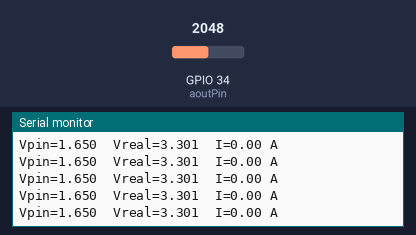
This sketch was run on a simulated ESP32. Parts: the last lines printed to the serial monitor. The inputs (shaded band) are chosen by the test bench; at power-on: GPIO 34 (aoutPin) = 2048 (analog values on the 0–4095 scale).

Above: at 2.7 s.
2.8 s: GPIO 34 (aoutPin) set to 2866
At 2.99 s:
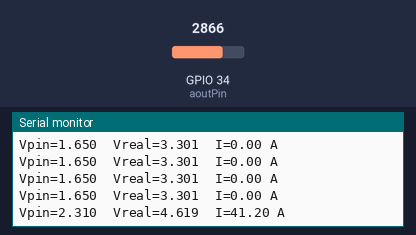
4.3 s: GPIO 34 (aoutPin) set to 3603
At 4.49 s:
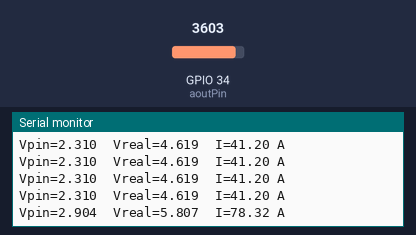
Timing chart, 0 to 7.3 s (numbered marks = the images above; inputs shaded):
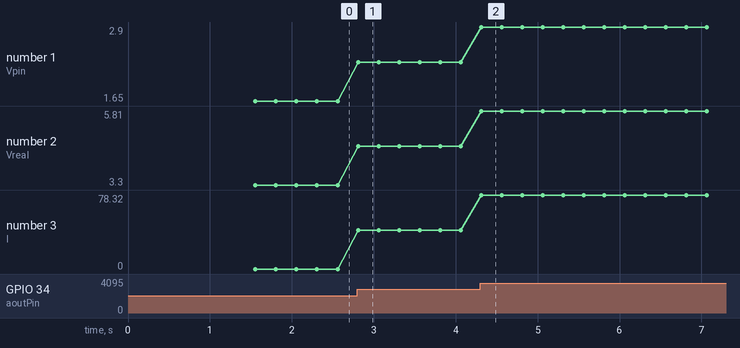

Measured:
- after the input at 2.8 s, the serial monitor: prints a new line at once (image 1)
- after the input at 4.3 s, the serial monitor: prints a new line at once (image 2)
- plotted number 1: 1.65 → 2.31 after the input at 2.8 s, 2.31 → 2.9 after the input at 4.3 s
- plotted number 2: 3.3 → 4.62 after the input at 2.8 s, 4.62 → 5.81 after the input at 4.3 s
- plotted number 3: 0 → 41.2 after the input at 2.8 s, 41.2 → 78.32 after the input at 4.3 s

The sketch:

example.ino
```cpp
// Reads the WCS1700 through a 2:1 voltage divider on an ESP32, auto-calibrates the ADC zero offset, reconstructs the sensor voltage, and computes current in amps.
//
// Buy this module: https://shillehtek.com/products/wcs1700-70a-hall-current-sensor-module-overcurrent-detect
// Full manual: https://shillehtek.com/blogs/shillehtek-product-manuals/wcs1700-70a-hall-current-sensor-module-overcurrent-detect-manual
// More examples: https://github.com/shillehbean/shillehtek-examples
//

// WCS1700 on ESP32 - measure current with a 2:1 divider on Aout
// Aout -> 10k -> GPIO34 -> 10k -> GND

const int  aoutPin     = 34;
const float VREF       = 3.3;       // ADC reference
const float DIVIDER    = 0.5;       // 2:1 voltage divider
const float SENSITIVITY = 0.032;    // V/A
float       offsetVolts = 1.25;     // 2.5V * 0.5 (divided)

void setup() {
  Serial.begin(115200);
  analogReadResolution(12);  // 0 - 4095
  delay(500);

  long sum = 0;
  for (int i = 0; i < 500; i++) { sum += analogRead(aoutPin); delay(2); }
  offsetVolts = (sum / 500.0) * VREF / 4095.0;
}

void loop() {
  int raw = analogRead(aoutPin);
  float vAtPin = raw * VREF / 4095.0;
  float vReal  = vAtPin / DIVIDER;
  float amps   = (vReal - (offsetVolts / DIVIDER)) / SENSITIVITY;

  Serial.printf("Vpin=%.3f  Vreal=%.3f  I=%.2f A\n", vAtPin, vReal, amps);
  delay(250);
}
```
